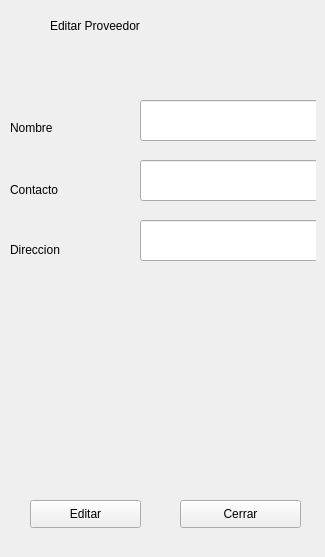
               <widget class="QWidget" name="editarP">
                <widget class="QWidget" name="widget_11" native="true">
                 <property name="geometry">
                  <rect>
                   <x>10</x>
                   <y>10</y>
                   <width>306</width>
                   <height>538</height>
                  </rect>
                 </property>
                 <widget class="QLineEdit" name="lineEdit_50">
                  <property name="geometry">
                   <rect>
                    <x>130</x>
                    <y>90</y>
                    <width>181</width>
                    <height>41</height>
                   </rect>
                  </property>
                 </widget>
                 <widget class="QLineEdit" name="lineEdit_51">
                  <property name="geometry">
                   <rect>
                    <x>130</x>
                    <y>150</y>
                    <width>181</width>
                    <height>41</height>
                   </rect>
                  </property>
                 </widget>
                 <widget class="QLineEdit" name="lineEdit_52">
                  <property name="geometry">
                   <rect>
                    <x>130</x>
                    <y>210</y>
                    <width>181</width>
                    <height>41</height>
                   </rect>
                  </property>
                 </widget>
                 <widget class="QLabel" name="label_59">
                  <property name="geometry">
                   <rect>
                    <x>40</x>
                    <y>0</y>
                    <width>241</width>
                    <height>31</height>
                   </rect>
                  </property>
                  <property name="text">
                   <string>Editar Proveedor</string>
                  </property>
                 </widget>
                 <widget class="QLabel" name="label_60">
                  <property name="geometry">
                   <rect>
                    <x>0</x>
                    <y>110</y>
                    <width>55</width>
                    <height>16</height>
                   </rect>
                  </property>
                  <property name="text">
                   <string>Nombre</string>
                  </property>
                 </widget>
                 <widget class="QLabel" name="label_61">
                  <property name="geometry">
                   <rect>
                    <x>0</x>
                    <y>170</y>
                    <width>91</width>
                    <height>20</height>
                   </rect>
                  </property>
                  <property name="text">
                   <string>Contacto</string>
                  </property>
                 </widget>
                 <widget class="QLabel" name="label_62">
                  <property name="geometry">
                   <rect>
                    <x>0</x>
                    <y>230</y>
                    <width>91</width>
                    <height>20</height>
                   </rect>
                  </property>
                  <property name="text">
                   <string>Direccion</string>
                  </property>
                 </widget>
                 <widget class="QPushButton" name="pushButton_17">
                  <property name="geometry">
                   <rect>
                    <x>20</x>
                    <y>490</y>
                    <width>111</width>
                    <height>28</height>
                   </rect>
                  </property>
                  <property name="text">
                   <string>Editar</string>
                  </property>
                  <property name="icon">
                   <iconset>
                    <normaloff>img/editar.png</normaloff>img/editar.png</iconset>
                  </property>
                  <property name="iconSize">
                   <size>
                    <width>28</width>
                    <height>28</height>
                   </size>
                  </property>
                 </widget>
                 <widget class="QPushButton" name="pushButton_18">
                  <property name="geometry">
                   <rect>
                    <x>170</x>
                    <y>490</y>
                    <width>121</width>
                    <height>28</height>
                   </rect>
                  </property>
                  <property name="text">
                   <string>Cerrar</string>
                  </property>
                  <property name="icon">
                   <iconset>
                    <normaloff>img/cancelar.png</normaloff>img/cancelar.png</iconset>
                  </property>
                  <property name="iconSize">
                   <size>
                    <width>28</width>
                    <height>28</height>
                   </size>
                  </property>
                 </widget>
                </widget>
               </widget>
